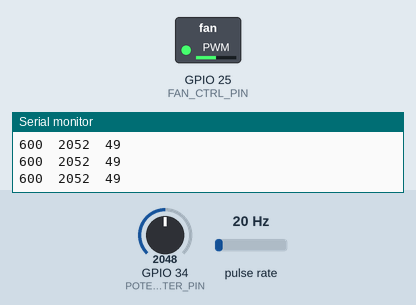
Recording of a sketch running on a simulated ESP32. Shown: switched loads named in the sketch (green lamp = pin HIGH), the last lines printed to the serial monitor. Wiring (inferred from the names in the program): pulse sensor: data GPIO 39. Inputs (shaded band) come from the test bench; at power-on: GPIO 34 (POTENTIOMETER_PIN) = 2048, pulse rate 20 Hz.

Above: at 1.4 s.
1.5 s: GPIO 34 (POTENTIOMETER_PIN) set to 2866
At 2.6 s:
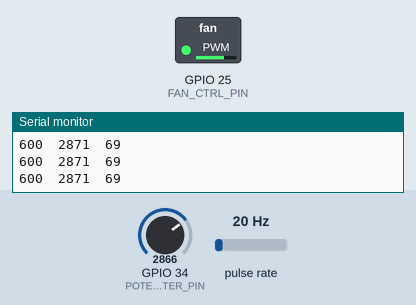
3.1 s: GPIO 34 (POTENTIOMETER_PIN) set to 3603
At 4.1 s:
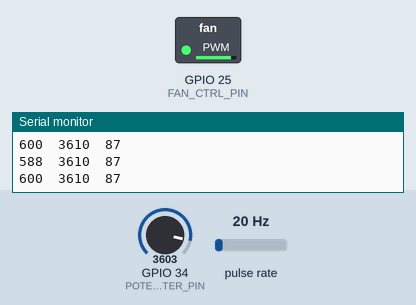
4.6 s: GPIO 34 (POTENTIOMETER_PIN) set to 491
At 5.8 s:
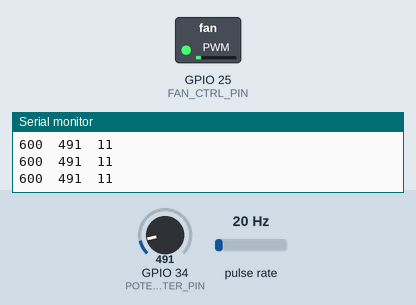
6.1 s: GPIO 34 (POTENTIOMETER_PIN) set to 2047
At 6.8 s:
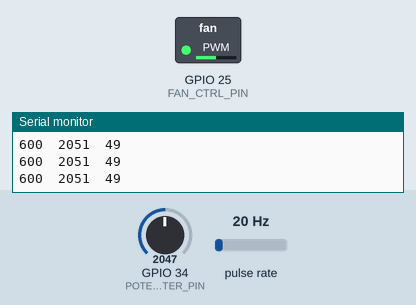
Timing chart, 0 to 8.6 s (numbered marks = the images above; inputs shaded):
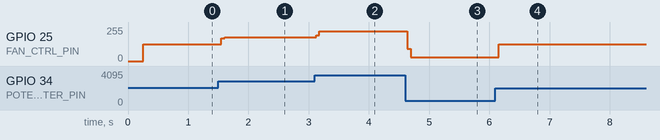

Measured:
- after the input at 1.5 s, GPIO 25 (FAN_CTRL_PIN): 127/255 → 177/255 after 0.05 s
- after the input at 3.1 s, GPIO 25 (FAN_CTRL_PIN): 177/255 → 223/255 at once
- after the input at 4.6 s, GPIO 25 (FAN_CTRL_PIN): 223/255 → 30/255 at once
- after the input at 6.1 s, GPIO 25 (FAN_CTRL_PIN): 30/255 → 127/255 after 0.06 s

The sketch:

fan_ctrl_calc_rpm_with_time.ino
```cpp
#include "esp_attr.h"

unsigned long volatile tachTS1;     //time stamp of second to last tach pulse reading
unsigned long volatile tachTS2;     //time stamp of last tach pulse reading
const int debounceTime = 5;         //debounce time in milliseconds
const int fanStoppedThreshold = 500;  //threshold in time since last tach pulse where the fan is considered stopped
int RPM = 0;                        //Calculated 1-sec average RPM
int fanCtrlVoltage = 0;             //The control voltage to output to the fan control pwm input
int fanPowerPercent = 0;
int potentiometerInput = 0;         //The Voltage recorded from the potentiometer
const int potentiometerSamples = 500;     //Samples from potentiometer to get average value
unsigned long currentMillis = 0;
unsigned long previousTach = 0;
const unsigned long tachInterval = 1000;  //The interval between measurments of RPM. >>MUST BE 1000<<
                                    //Used for calculating average RPM last second
unsigned long previousUpdate = 0;
unsigned long updateInterval = 100;  //The delay between general updates (ticks)

#define FAN_CTRL_PIN 25
#define FAN_CTRL_CHANNEL 2
#define POTENTIOMETER_PIN 34
#define TACH_PIN 39

void setupLedcChannel(uint8_t pin, uint8_t channel){
  ledcAttachPin(pin, channel);
  ledcSetup(channel, 1200, 8);
}

void tachCounter() {
  unsigned long m=millis();
  if(m-tachTS2>debounceTime){
    tachTS1 = tachTS2;
    tachTS2 = m;
  }
}

unsigned long calcRPM() {
  if(millis()-tachTS2 < fanStoppedThreshold && tachTS2!=0){
        return (60000/(tachTS2-tachTS1))/2;
  }
  else return 0;
}

void setup(){

    Serial.begin(115200);
    delay(200);

    setupLedcChannel(FAN_CTRL_PIN, FAN_CTRL_CHANNEL);

    pinMode(TACH_PIN, INPUT);
    pinMode(POTENTIOMETER_PIN, INPUT);


    attachInterrupt(TACH_PIN, tachCounter, RISING);    //Upon detecting rising edge on tach pulse on tachInput,
                                                        //trigger tachCounter function
}

void loop(){

    currentMillis = millis();

    //Print values
   /*  if(currentMillis - previousUpdate >= updateInterval){
        previousUpdate = currentMillis;
 */
        for(int i = 0; i < potentiometerSamples; i++){
        potentiometerInput += analogRead(POTENTIOMETER_PIN);
        }
        potentiometerInput /= potentiometerSamples;

        fanCtrlVoltage = map(potentiometerInput, 0, 4095, 0, 255);
        fanCtrlVoltage = constrain(fanCtrlVoltage, 0, 255);
        ledcWrite(FAN_CTRL_CHANNEL, fanCtrlVoltage);
        fanPowerPercent = map(fanCtrlVoltage, 0, 255, 0, 100);

        //Serial.print("Speed: ");
        Serial.print(RPM);
        //Serial.print(" RPM");
        Serial.print("\t");

        Serial.print(potentiometerInput);
        Serial.print("\t");

        //Serial.print("Fan power: ");
        Serial.println(fanPowerPercent);
        //Serial.print("%");
        //Serial.println("\t");
    //}

    //Calculate 1-sec average RPM
    if(currentMillis - previousTach >= tachInterval){
      RPM = calcRPM();
    }
}
```
